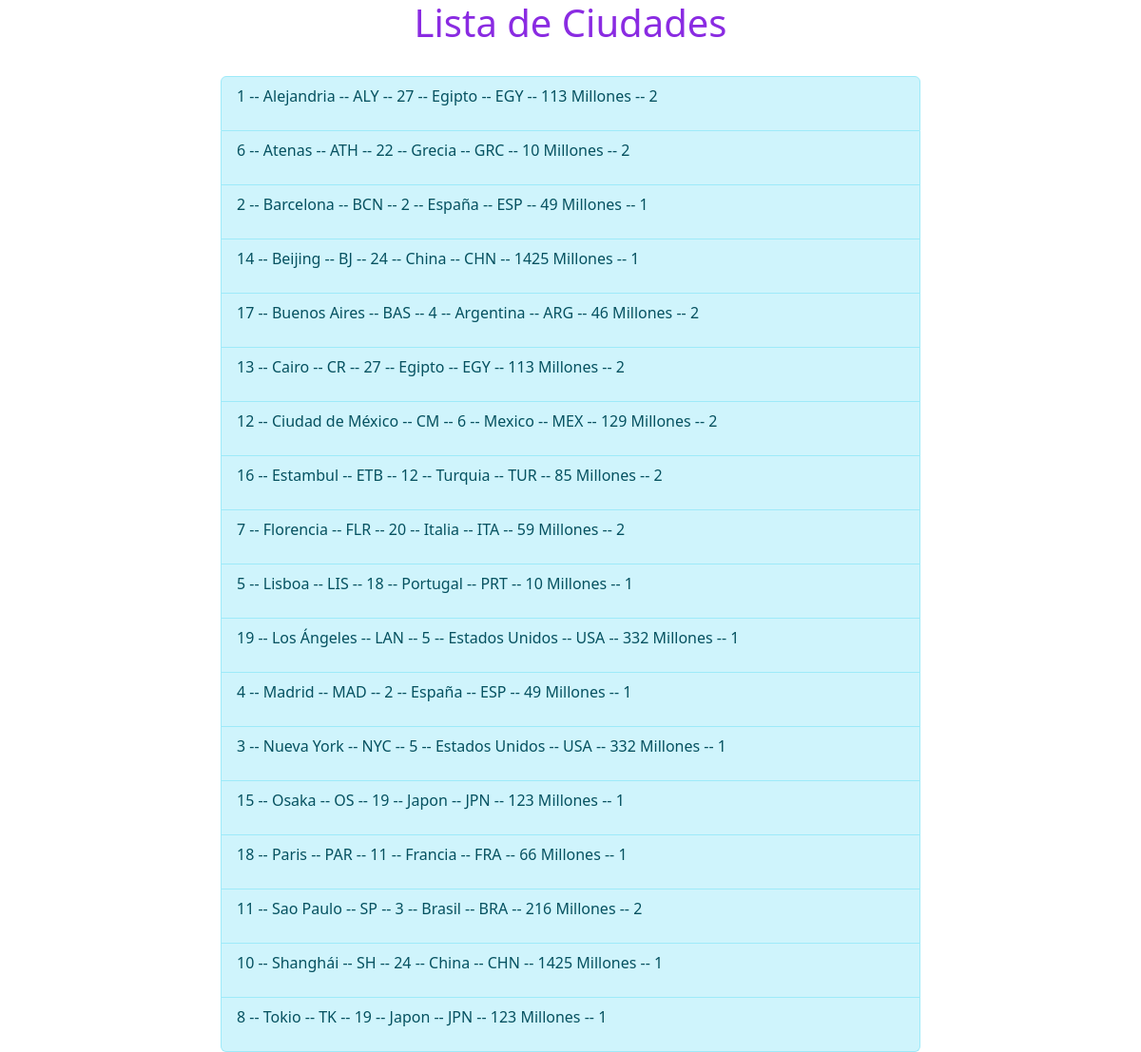
Screenshot of /Ciudades/ with the database file from the repository.
### Aplicaciones/Ciudad/models.py (models this page shows)
class Ciudad (models.Model):
    Nombre = models.CharField('Nombre de la Ciudad', max_length=60)
    Codigo = models.CharField('Codigo de la Ciudad', max_length=3)
    Pais = models.ForeignKey(Pais, on_delete=models.CASCADE)
    class Meta:
        verbose_name = 'Ciudad'
        verbose_name_plural = 'Ciudades'
        ordering = ['Nombre']
    def __str__(self) -> str:
        return str(self.id)+' -- '+self.Nombre+' -- '+self.Codigo+' -- '+str(self.Pais)

### Aplicaciones/Pais/models.py (models this page shows)
class Pais (models.Model):
    Tipo_Choices = (
        ('1', 'Desarrollado'),
        ('2', 'Sub-Desarrollado'),
    )
    Nombre = models.CharField('Nombre del Pais', max_length=60)
    Codigo = models.CharField('Codigo del Pais', max_length=3)
    Poblacion = models.IntegerField('N° Poblacion del Pais', default=1)
    Tipo = models.CharField('Tipo de Pais', max_length=1, choices=Tipo_Choices)
    Continente = models.ManyToManyField(Continente)
    class Meta:
        verbose_name = 'Pais'
        verbose_name_plural = 'Paises'
        ordering = ['Nombre']
    def __str__(self) -> str:
        return str(self.id)+' -- '+self.Nombre+' -- '+self.Codigo+' -- '+str(self.Poblacion)+' Millones -- '+self.Tipo

### Aplicaciones/Ciudad/views.py (the view)
# urls.py: path('Ciudades/', views.ListarCiudades.as_view()),
class ListarCiudades(ListView):
    template_name = 'Ciudad/ListarCiudades.html'
    model = Ciudad
    context_object_name = 'Ciudades'

### templates/Ciudad/ListarCiudades.html (shortened to what this page needs)
<!DOCTYPE html>
<html lang="es">
<head>
    <link href="https://cdn.jsdelivr.net/npm/bootstrap@5.3.2/dist/css/bootstrap.min.css" rel="stylesheet"
>
</head>
<body>
    <div class="container">
        <div class="row d-flex justify-content-center mb-4">
            <div class="col-8">
                <h1 class="text-center texttitulo">
                </h1>
            </div>
        </div>
        <div class="row d-flex justify-content-center">
            <div class="col-8">
                <ul class="list-group">
                    {% for Ciudad in Ciudades %}
                    <li class="list-group-item list-group-item-action list-group-item-info ">
                        <p>{{Ciudad}}</p>
                    </li>
                    {% endfor %}
                </ul>
            </div>
        </div>
    </div>
</body>
</html>

### templates/Ciudad/ListarCiudades.html (style rules this page uses)
.texttitulo { color: blueviolet; }

### rows the page displays
Ciudad: id+Nombre+Codigo "1 -- Alejandria -- ALY -- 27 -- Egipto -- EGY -- 113 Millones -- 2"
Ciudad: id+Nombre+Codigo "6 -- Atenas -- ATH -- 22 -- Grecia -- GRC -- 10 Millones -- 2"
Ciudad: id+Nombre+Codigo "2 -- Barcelona -- BCN -- 2 -- España -- ESP -- 49 Millones -- 1"
Ciudad: id+Nombre+Codigo "14 -- Beijing -- BJ -- 24 -- China -- CHN -- 1425 Millones -- 1"
Ciudad: id+Nombre+Codigo "17 -- Buenos Aires -- BAS -- 4 -- Argentina -- ARG -- 46 Millones -- 2"
Ciudad: id+Nombre+Codigo "13 -- Cairo -- CR -- 27 -- Egipto -- EGY -- 113 Millones -- 2"
Ciudad: id+Nombre+Codigo "12 -- Ciudad de México -- CM -- 6 -- Mexico -- MEX -- 129 Millones -- 2"
Ciudad: id+Nombre+Codigo "16 -- Estambul -- ETB -- 12 -- Turquia -- TUR -- 85 Millones -- 2"
Ciudad: id+Nombre+Codigo "7 -- Florencia -- FLR -- 20 -- Italia -- ITA -- 59 Millones -- 2"
Ciudad: id+Nombre+Codigo "5 -- Lisboa -- LIS -- 18 -- Portugal -- PRT -- 10 Millones -- 1"
Ciudad: id+Nombre+Codigo "19 -- Los Ángeles -- LAN -- 5 -- Estados Unidos -- USA -- 332 Millones -- 1"
Ciudad: id+Nombre+Codigo "4 -- Madrid -- MAD -- 2 -- España -- ESP -- 49 Millones -- 1"
Ciudad: id+Nombre+Codigo "3 -- Nueva York -- NYC -- 5 -- Estados Unidos -- USA -- 332 Millones -- 1"
Ciudad: id+Nombre+Codigo "15 -- Osaka -- OS -- 19 -- Japon -- JPN -- 123 Millones -- 1"
Ciudad: id+Nombre+Codigo "18 -- Paris -- PAR -- 11 -- Francia -- FRA -- 66 Millones -- 1"
Ciudad: id+Nombre+Codigo "11 -- Sao Paulo -- SP -- 3 -- Brasil -- BRA -- 216 Millones -- 2"
Ciudad: id+Nombre+Codigo "10 -- Shanghái -- SH -- 24 -- China -- CHN -- 1425 Millones -- 1"
Ciudad: id+Nombre+Codigo "8 -- Tokio -- TK -- 19 -- Japon -- JPN -- 123 Millones -- 1"
